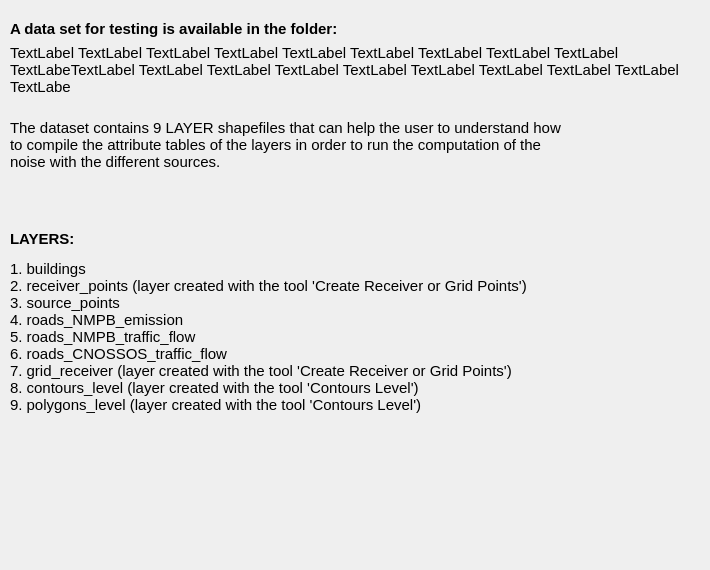
     <widget class="QWidget" name="tab_Data_Set_Testing">
      <attribute name="title">
       <string>Data Set for Testing</string>
      </attribute>
      <widget class="QWidget" name="verticalLayoutWidget_2">
       <property name="geometry">
        <rect>
         <x>10</x>
         <y>20</y>
         <width>691</width>
         <height>541</height>
        </rect>
       </property>
       <layout class="QVBoxLayout" name="verticalLayout_11">
        <item>
         <widget class="QLabel" name="label_7">
          <property name="font">
           <font>
            <pointsize>11</pointsize>
           </font>
          </property>
          <property name="text">
           <string>&lt;html&gt;&lt;head/&gt;&lt;body&gt;&lt;p&gt;&lt;span style=&quot; font-weight:600;&quot;&gt;A data set for testing is available in the folder:&lt;/span&gt;&lt;/p&gt;&lt;/body&gt;&lt;/html&gt;</string>
          </property>
          <property name="alignment">
           <set>Qt::AlignLeading|Qt::AlignLeft|Qt::AlignTop</set>
          </property>
          <property name="wordWrap">
           <bool>true</bool>
          </property>
          <property name="textInteractionFlags">
           <set>Qt::LinksAccessibleByMouse|Qt::TextSelectableByMouse</set>
          </property>
         </widget>
        </item>
        <item>
         <widget class="QLabel" name="labelFolder">
          <property name="font">
           <font>
            <pointsize>11</pointsize>
           </font>
          </property>
          <property name="text">
           <string>TextLabel TextLabel TextLabel TextLabel TextLabel TextLabel TextLabel TextLabel TextLabel TextLabeTextLabel TextLabel TextLabel TextLabel TextLabel TextLabel TextLabel TextLabel TextLabel TextLabe</string>
          </property>
          <property name="wordWrap">
           <bool>true</bool>
          </property>
          <property name="margin">
           <number>15</number>
          </property>
          <property name="textInteractionFlags">
           <set>Qt::LinksAccessibleByMouse|Qt::TextSelectableByMouse</set>
          </property>
         </widget>
        </item>
        <item>
         <widget class="QLabel" name="label_8">
          <property name="font">
           <font>
            <pointsize>11</pointsize>
           </font>
          </property>
          <property name="text">
           <string>&lt;html&gt;&lt;head/&gt;&lt;body&gt;&lt;p align=&quot;justify&quot;&gt;&lt;br/&gt;The dataset contains 9 LAYER shapefiles that can help the user to understand how &lt;br/&gt;to compile the attribute tables of the layers in order to run the computation of the &lt;br/&gt;noise with the different sources.&lt;/p&gt;&lt;p align=&quot;justify&quot;&gt;&lt;br/&gt;&lt;/p&gt;&lt;p align=&quot;justify&quot;&gt;&lt;span style=&quot; font-weight:600;&quot;&gt;LAYERS:&lt;/span&gt;&lt;/p&gt;&lt;p align=&quot;justify&quot;&gt;1. buildings&lt;br/&gt;2. receiver_points (layer created with the tool 'Create Receiver or Grid Points')&lt;br/&gt;3. source_points&lt;br/&gt;4. roads_NMPB_emission&lt;br/&gt;5. roads_NMPB_traffic_flow&lt;br/&gt;6. roads_CNOSSOS_traffic_flow&lt;br/&gt;7. grid_receiver (layer created with the tool 'Create Receiver or Grid Points')&lt;br/&gt;8. contours_level (layer created with the tool 'Contours Level')&lt;br/&gt;9. polygons_level (layer created with the tool 'Contours Level')&lt;/p&gt;&lt;/body&gt;&lt;/html&gt;</string>
          </property>
          <property name="alignment">
           <set>Qt::AlignLeading|Qt::AlignLeft|Qt::AlignTop</set>
          </property>
          <property name="wordWrap">
           <bool>true</bool>
          </property>
          <property name="textInteractionFlags">
           <set>Qt::LinksAccessibleByMouse|Qt::TextSelectableByMouse</set>
          </property>
         </widget>
        </item>
        <item>
         <spacer name="verticalSpacer">
          <property name="orientation">
           <enum>Qt::Vertical</enum>
          </property>
          <property name="sizeHint" stdset="0">
           <size>
            <width>20</width>
            <height>40</height>
           </size>
          </property>
         </spacer>
        </item>
       </layout>
      </widget>
     </widget>
